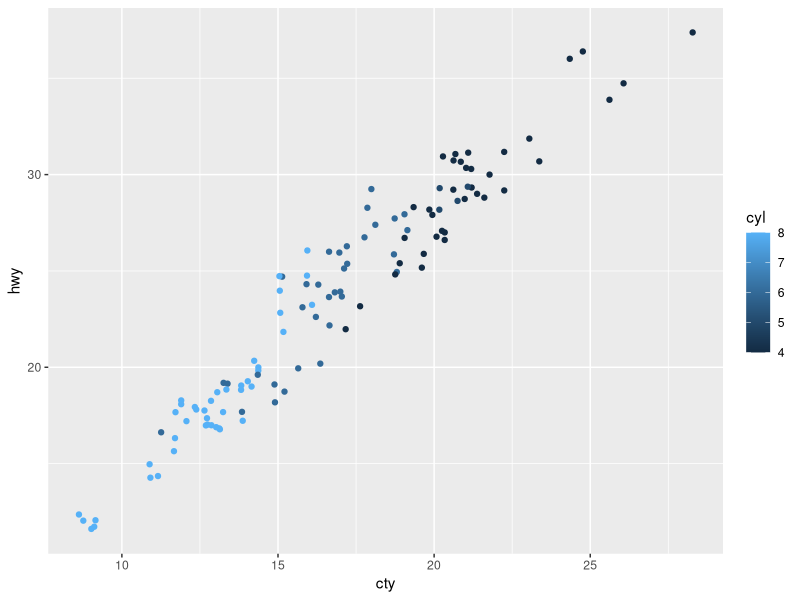
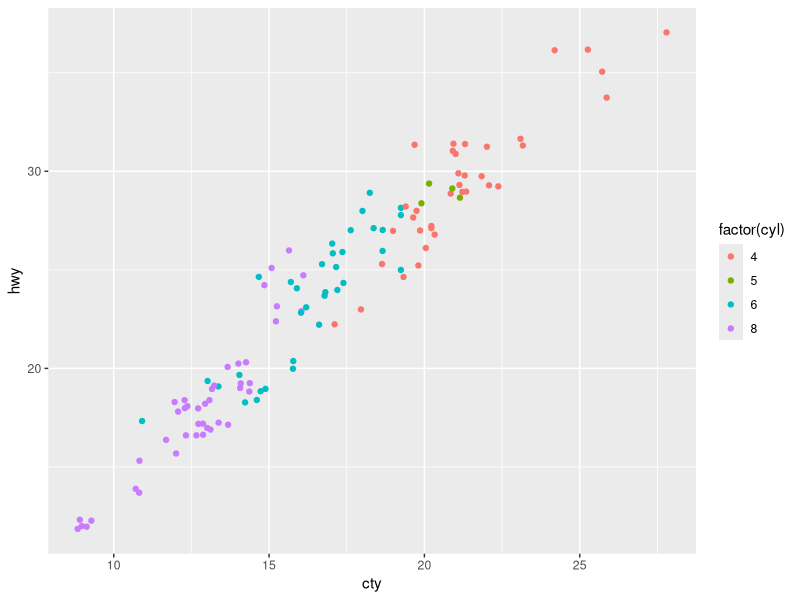
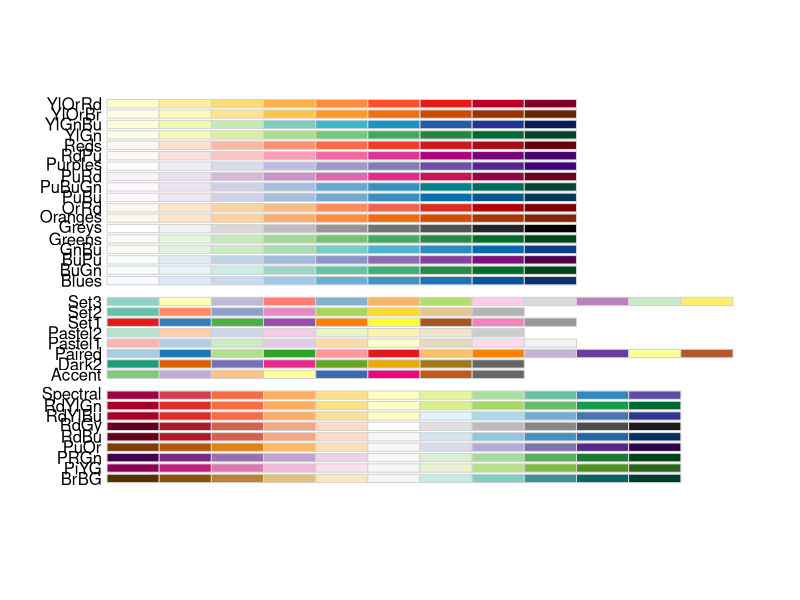
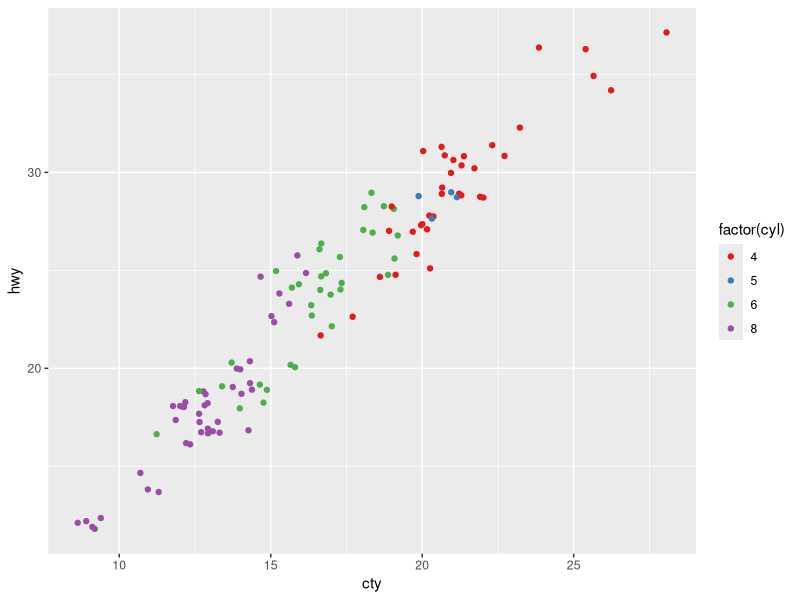
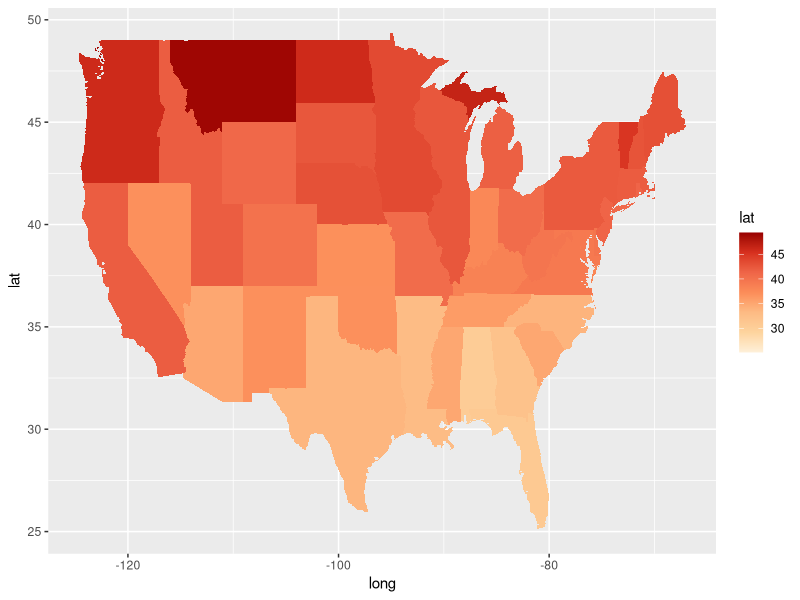
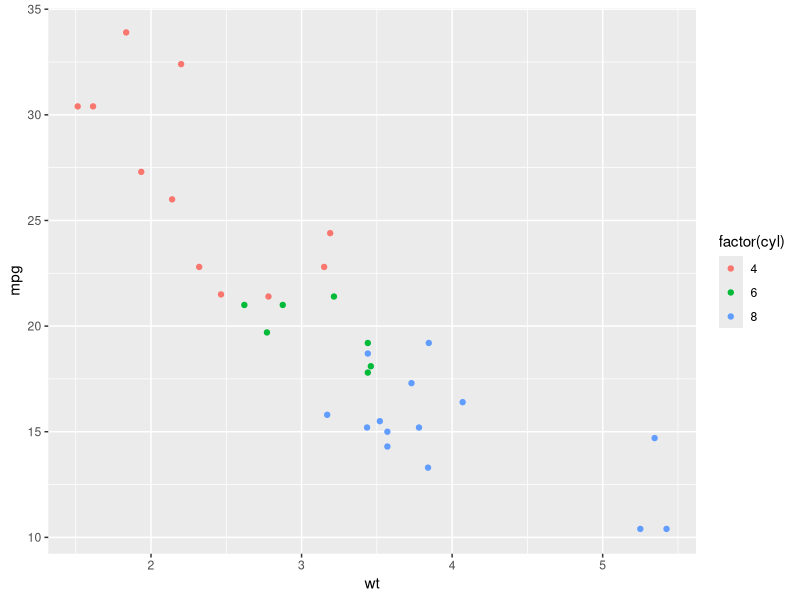
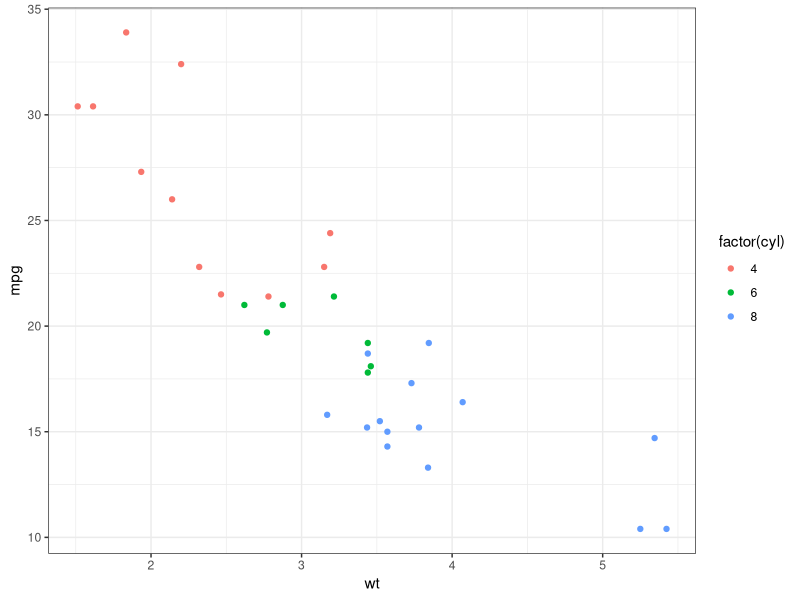
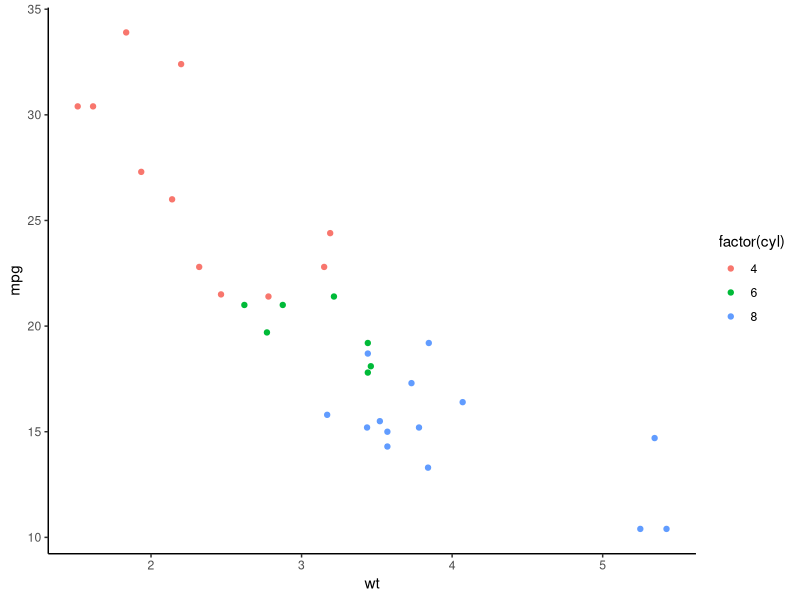

Source code (R) for these figures, in order: (Note: this script raises an error after producing the figures.)
## ---- chunk 1
knitr::opts_chunk$set(echo = TRUE, cache=TRUE, message=FALSE, warning=FALSE)
library(tidyverse)
## ---- chunk 2
library(tidyverse)
p1 <- mpg %>% filter(year == 2008) %>%
  ggplot(aes(x = cty, y = hwy, color = cyl)) +
  geom_point(position='jitter')
p1 + scale_color_continuous()
## ---- chunk 3
p2 <- mpg %>% filter(year == 2008) %>%
  ggplot(aes(x = cty, y = hwy, color = factor(cyl))) +
  geom_point(position='jitter')
p2 + scale_color_discrete()
## ---- chunk 4
library(RColorBrewer)
display.brewer.all()
## ---- chunk 5
p2 + scale_color_brewer(palette='Set1')
## ---- chunk 6
states <- map_data('state')
states %>% ggplot(aes(x = long, y = lat)) + 
  geom_polygon(aes(group = group, fill=lat)) + 
  scale_fill_distiller(palette='OrRd', direction=1)
## ---- chunk 7
p <- mtcars %>% ggplot(aes(x = wt, y =  mpg, color= factor(cyl))) + geom_point()
## ---- chunk 8
p + theme_grey()
## ---- chunk 9
p + theme_bw()
## ---- chunk 10
p + theme_classic()
## ---- chunk 11
p + theme_dark()
## ---- chunk 12
library(ggthemes)
## ---- chunk 13
us <- fortify(map_data('state'), region = 'region')
gg <-
 (ggplot()
  + geom_map(data  =  us, map = us,
             aes(x = long, y = lat, map_id = region, group = group),
             fill = 'white', color = 'black', size = 0.25)
  + coord_map('albers', lat0 = 39, lat1 = 45)
  + theme_map()
  )
## ---- chunk 14
gg + theme_map() 
## ---- chunk 15
p + theme_fivethirtyeight()
## ---- chunk 16
mpg %>% ggplot(aes(x = manufacturer)) + geom_bar() +
  theme(axis.text.x = element_text(angle=45, vjust=1, hjust=1))
